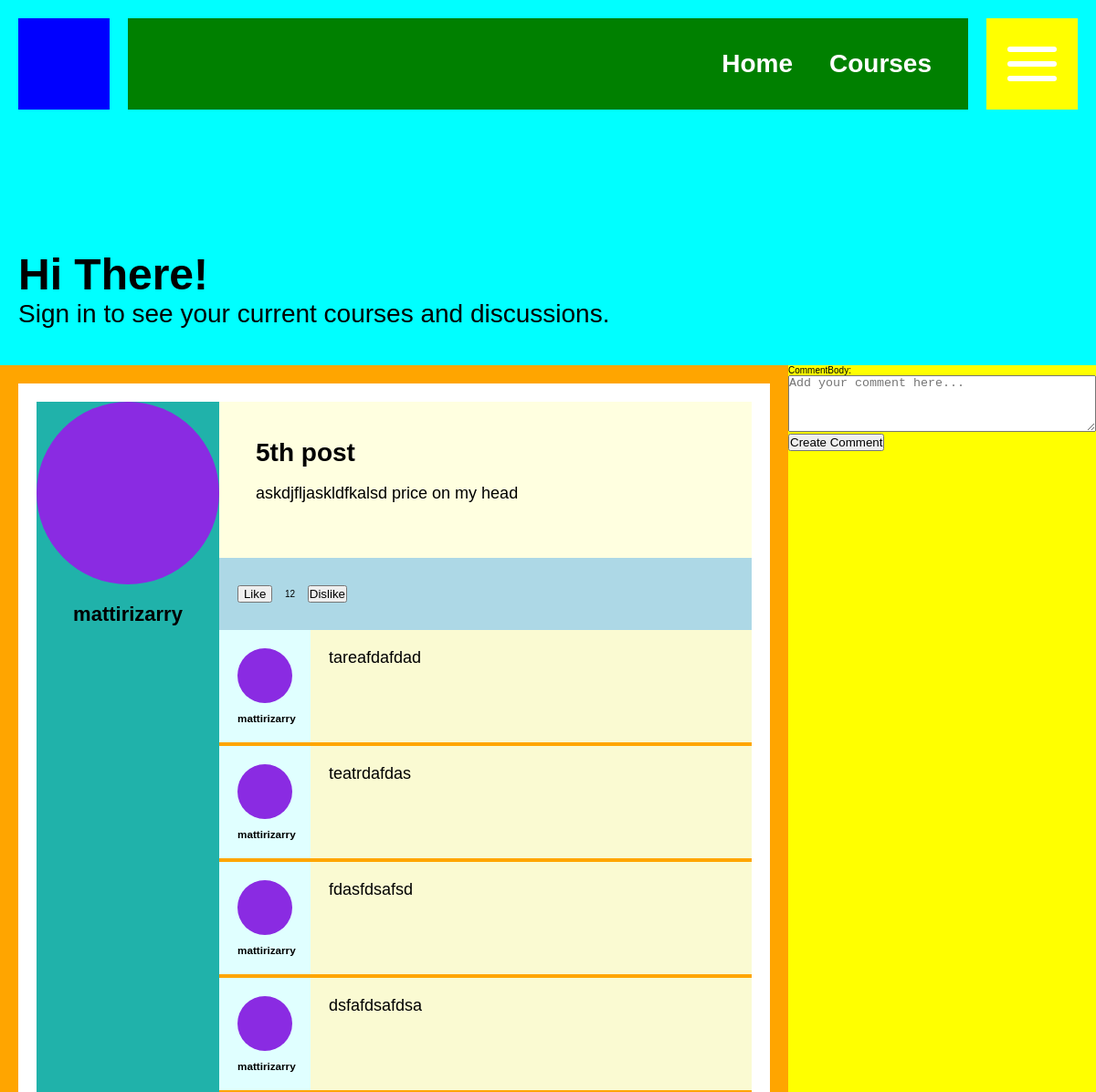
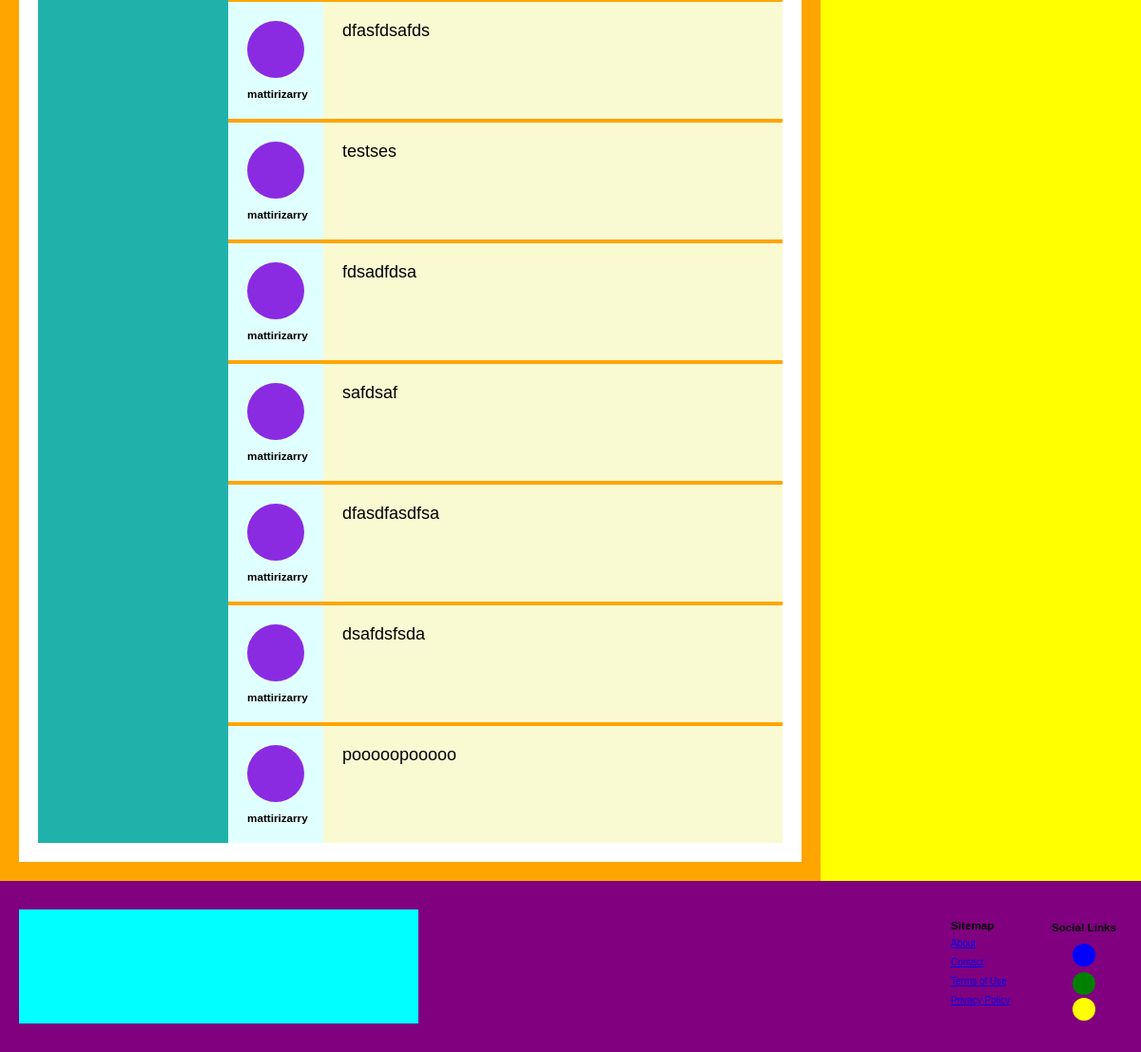
/discussions/5, run on the app's committed database (2 pictures, top to bottom).
### dashboard/models.py (models this page shows)
class DiscussionPost(models.Model):
    title = models.CharField(max_length=100)
    description = models.TextField()
    created_date = models.DateTimeField(auto_now_add=True)
    updated_date = models.DateTimeField(auto_now=True)
    user = models.ForeignKey(Profile, on_delete=models.CASCADE)

class Profile(AbstractUser):
    pass

class DiscussionComment(models.Model):
    commentBody = models.TextField()
    created_date = models.DateTimeField(auto_now_add=True)
    updated_date = models.DateTimeField(auto_now=True)
    user = models.ForeignKey(Profile, on_delete=models.CASCADE)
    post = models.ForeignKey(DiscussionPost, on_delete=models.CASCADE, related_name="comments")

### dashboard/views.py (the view, shortened to what this page needs)
# urls.py: path("discussions/<int:discussion_id>", views.view_discussion, name="view_discussion"),
def view_discussion(request, discussion_id):
    discussion = DiscussionPost.objects.get(id=discussion_id)
    comments = DiscussionComment.objects.filter(post=discussion_id)
    form = CreateDiscussionCommentForm()
    context = {
        "discussion": discussion,
        "form": form,
        "comments": comments
    }
    return render(request, "discussion.html", context)

### dashboard/forms.py
class CreateDiscussionCommentForm(ModelForm):
    def __init__(self, *args, **kwargs):
        super(CreateDiscussionCommentForm, self).__init__(*args, **kwargs)
        self.fields['commentBody'].widget = forms.Textarea(attrs={'rows': 4, 'placeholder': 'Add your comment here...'})
    class Meta:
        model = DiscussionComment
        fields = ['commentBody']

### templates/discussion.html (shortened to what this page needs)
{% extends 'base.html' %}
{% block content %}
<main class="main-body">
    <section class="asm-two-column">
        <section class="main-column">
            <section class="container">
                <section class="container-body">
                    <section class="discussion">
                        <section class="author-details">
                            <section class="author-image"></section>
                            <h4>{{discussion.user}}</h4>
                        </section>
                        <section class="discussion-body">
                            <h4>{{discussion.title}}</h4>
                            <p>{{discussion.description}}</p>
                        </section>
                        <section class="discussion-buttons">
                            <section class="ratio">
                                <button>Like</button>
                                <p>12</p>
                                <button>Dislike</button>
                            </section>
                        </section>
                        <section class="replies">
                            {% for comment in comments %}
                            <section class="reply">
                                <section class="reply-author">
                                    <section class="author-image">
                                    </section>
                                    <h3>{{comment.user}}</h3>
                                </section>
                                <section class="reply-content">
                                    <p>{{comment.commentBody}}</p>
                                </section>
                            </section>
                            {% endfor %}
                        </section>
                    </section>
                </section>
            </section>
        </section>
        <aside class="secondary-column">
            <form class="create-discussion-comment-form" action="{% url 'create_comment' post_id=discussion.id %}" method="post">
                {{ form.as_p }}
                <button type="submit">Create Comment</button>
            </form>
        </aside>
    </section>
</main>
{% endblock content %}

### static/styles/general.css (style rules this page uses)
html, body { font-size: 10px; font-family:Arial, Helvetica, sans-serif }
body { display: grid; grid-template-rows: 40rem 1fr 18rem; min-height: 100svh; }
* { margin: 0; padding: 0; box-sizing: border-box; }
.asm-two-column { display: grid; grid-template-columns: 7fr 2fr; background: red; }
.asm-two-column .main-column { background: orange; padding: 2rem; }
.container { background: white; padding: 2rem; }
.asm-two-column .secondary-column { background: yellow; position: relative; }

### static/styles/components/discussions.css (style rules this page uses)
.discussion { display: grid; background: lightseagreen; grid-template-columns: 20rem 1fr; }
.discussion .author-details { display: grid; grid-template-rows: 20rem 3rem; row-gap: 2rem; grid-row: 1/3; }
.discussion .author-details .author-image { height: 20rem; width: 20rem; background:blueviolet; border-radius: 50%; }
.discussion .author-details h4 { text-align: center; font-size: 2.2rem; }
.discussion .discussion-body { background: lightyellow; padding: 4rem; }
.discussion .discussion-body h4 { font-size: 2.8rem; margin-bottom: 1.8rem; }
.discussion .discussion-body p { font-size: 1.8rem; }
.discussion .discussion-buttons { display: grid; grid-template-columns: 12rem 10rem; justify-content: space-between; align-items: center; background: lightblue; padding: 2rem; }
.discussion .discussion-buttons .ratio { display: grid; grid-template-columns: 1fr 1fr 1fr; }
.discussion .discussion-buttons .ratio p { place-self: center; }
.discussion .replies { display: grid; grid-column: 2/3; background: orange; row-gap: 0.4rem; }
.discussion .replies .reply { display: grid; grid-template-columns: 10rem 1fr; background: lightcoral; }
.discussion .replies .reply .reply-author { background: lightcyan; padding: 2rem; }
.discussion .replies .reply .reply-author .author-image { height: 6rem; width: 6rem; border-radius: 50%; background: blueviolet; margin-bottom: 1rem; }
.discussion .replies .reply .reply-content { background: lightgoldenrodyellow; padding: 2rem; font-size: 1.8rem; }

### data on the page
DiscussionPost: user "mattirizarry", title "5th post", description "askdjfljaskldfkalsd price on my head"
DiscussionComment: user "mattirizarry", commentBody "tareafdafdad"
DiscussionComment: user "mattirizarry", commentBody "teatrdafdas"
DiscussionComment: user "mattirizarry", commentBody "fdasfdsafsd"
DiscussionComment: user "mattirizarry", commentBody "dsfafdsafdsa"
DiscussionComment: user "mattirizarry", commentBody "dfasfdsafds"
DiscussionComment: user "mattirizarry", commentBody "testses"
DiscussionComment: user "mattirizarry", commentBody "fdsadfdsa"
DiscussionComment: user "mattirizarry", commentBody "safdsaf"
DiscussionComment: user "mattirizarry", commentBody "dfasdfasdfsa"
DiscussionComment: user "mattirizarry", commentBody "dsafdsfsda"
DiscussionComment: user "mattirizarry", commentBody "pooooopooooo"
